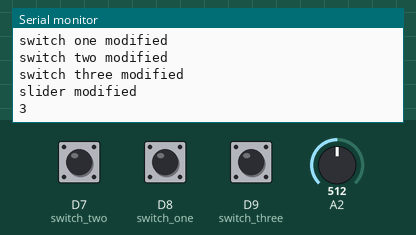
Recording of a sketch running on a simulated Arduino MKR. On the bench: the last lines printed to the serial monitor. The test bench sets the inputs (shaded band); at power-on: A2 = 512, D7 (switch_two) HIGH, D8 (switch_one) HIGH, D9 (switch_three) HIGH. WiFi joins after 1.5 s; servers stay silent unless stated; no MQTT or app messages arrive unless stated.

Above: at 2.7 s.
2.8 s: A2 set to 306
At 4.0 s:
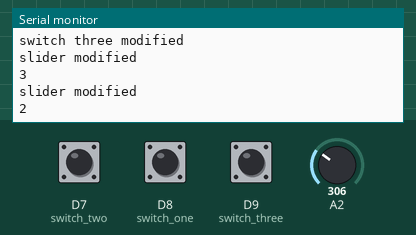
4.3 s: A2 set to 122
At 5.1 s:
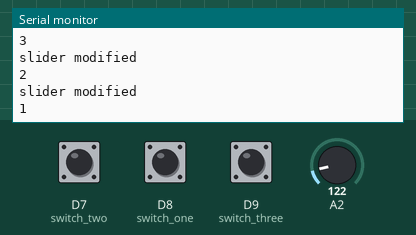

Measured:
- after the input at 2.8 s, the serial monitor: prints a new line at once (image 1)
- after the input at 4.3 s, the serial monitor: prints a new line at once (image 2)

The sketch:

Fovea.ino
```cpp
#include <WiFi101.h>
#include <MQTTClient.h>

WiFiClient net;
MQTTClient client;

char MQTTClient_id[] = "sensor";
char MQTTClient_topic[] = "sensor";
char MQTTBroker_ip[] = "";

char SSID[] = "";         // your network SSID (name)
char PASS[] = "";           // your network key

int switch_one = 8;
int switch_two = 7;
int switch_three = 9;

int val_switch_one;
int val_switch_two;
int val_switch_three;
int val_slider;

int old_val_switch_one;
int old_val_switch_two;
int old_val_switch_three;
int old_val_slider;

void setup() {
  Serial.begin(19200);
  Serial.print("Connecting Wifi: ");
  Serial.println(SSID);
  WiFi.begin(SSID, PASS);
  Serial.println("WiFi connected");

  client.begin(MQTTBroker_ip, net);
  Serial.println(MQTTBroker_ip);
  Serial.print("connecting to the mqtt broker");
  while (!client.connect(MQTTClient_id)) {
    Serial.print(".");
  }
  Serial.println("\nconnected!");
  client.subscribe("topic");

  pinMode(switch_one, INPUT);
  pinMode(val_switch_two, INPUT);
  pinMode(switch_three, INPUT);

  val_switch_one = digitalRead(switch_one);
  val_switch_two = digitalRead(switch_two);
  val_switch_three = digitalRead(switch_three);
  val_slider = map(analogRead(A2), 0, 1023, 1 , 5);

}

void loop() {
  client.loop();

  val_switch_one = digitalRead(switch_one);
  val_switch_two = digitalRead(switch_two);
  val_switch_three = digitalRead(switch_three);
  val_slider = map(analogRead(A2), 0, 1023, 1 , 5);

  if (val_switch_one != old_val_switch_one) {
    if ( val_switch_one == 0 ) client.publish("friends", "OFF");
    else client.publish("friends", "ON");
    old_val_switch_one = val_switch_one;
    Serial.println("switch one modified");
  }

  if (val_switch_two != old_val_switch_two) {
    if ( val_switch_two == 0 ) client.publish("UI", "OFF");
    else client.publish("UI", "ON");
    old_val_switch_two = val_switch_two;
    Serial.println("switch two modified");
  }

  if (val_switch_three != old_val_switch_three) {
    if ( val_switch_three == 0 ) client.publish("bubble", "OFF");
    else client.publish("bubble", "ON");
    old_val_switch_three = val_switch_three;
    Serial.println("switch three modified");
  }

  if (val_slider != old_val_slider) {
    client.publish("slider", String(val_slider));
    old_val_slider = val_slider;
    Serial.println("slider modified");
    Serial.println(val_slider);
  }

}


void messageReceived(String topic, String payload, char * bytes, unsigned int length) {
  Serial.print("incoming: ");
  Serial.print(topic);
  Serial.print(" - ");
  Serial.print(payload);
  Serial.println();

}
```
